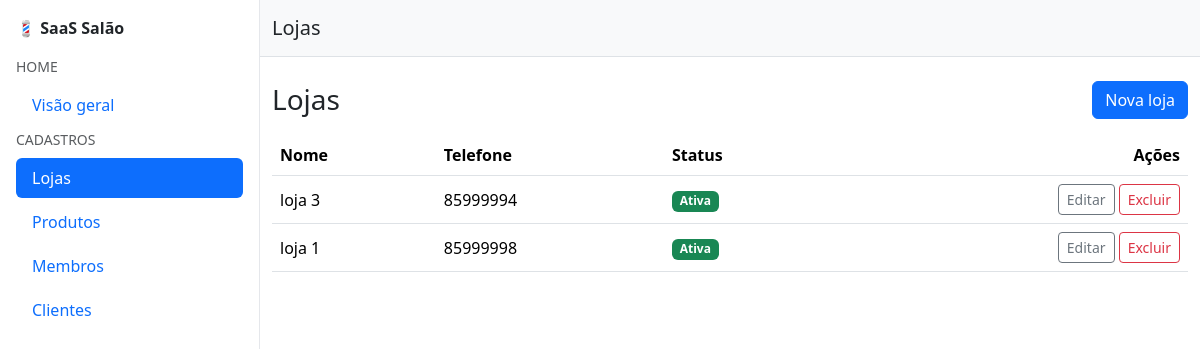
/cadastros/shops/ (signed in), run on an earlier commit of the app's database.
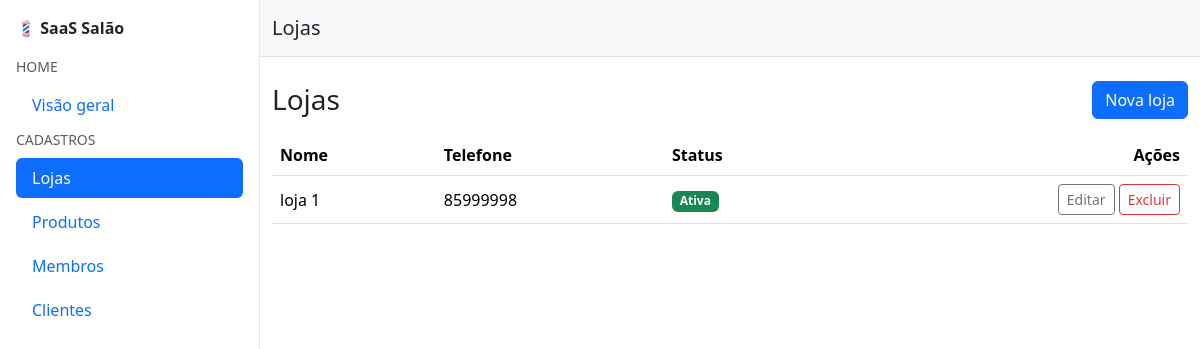
And on a later commit of the database.
### cadastros/models.py (models this page shows, shortened)
class Shop(TenantOwnedModel):
    name = models.CharField(max_length=120)
    phone = models.CharField(max_length=32, blank=True)
    address = models.CharField(max_length=255, blank=True)
    is_active = models.BooleanField(default=True)
    class Meta:
        unique_together = [("owner", "name")]
        indexes = [models.Index(fields=["owner", "is_active"])]

### cadastros/views.py (the view)
# urls.py: path("shops/", views.ShopListView.as_view(), name="shop_list"),
class ShopListView(OwnerQuerysetMixin, ListView):
    model = Shop
    template_name = "cadastros/shops/list.html"
    context_object_name = "shops"
    def get(self, request, *args, **kwargs):
        response = super().get(request, *args, **kwargs)
        if is_htmx(request) and request.GET.get("fragment") == "table":
            return render(request, "cadastros/shops/_table.html", {"shops": self.object_list})
        return response

### cadastros/mixins.py (called while the page is built)
def is_htmx(request):
    return request.headers.get("HX-Request") == "true"

    def get_queryset(self):
        qs = super().get_queryset()
        return qs.filter(owner=self.request.user)

### cadastros/templates/cadastros/shops/list.html
{% extends "base.html" %}
{% block header %}Lojas{% endblock %}
{% block content %}
<div class="container py-4">
  <div class="d-flex justify-content-between align-items-center mb-3">
    <h3 class="m-0">Lojas</h3>
    <a class="btn btn-primary"
       hx-get="{% url 'cadastros:shop_create' %}"
       hx-target="#appModalContent"
       hx-swap="innerHTML">Nova loja</a>
  </div>
  <div id="shops-table">
    {% include "cadastros/shops/_table.html" %}
  </div>
</div>
{% endblock %}

### cadastros/templates/cadastros/shops/_table.html
<table class="table table-hover align-middle">
  <thead>
    <tr>
      <th>Nome</th><th>Telefone</th><th>Status</th><th class="text-end">Ações</th>
    </tr>
  </thead>
  <tbody>
    {% for s in shops %}
      <tr>
        <td>{{ s.name }}</td>
        <td>{{ s.phone }}</td>
        <td>
          {% if s.is_active %}
            <span class="badge bg-success">Ativa</span>
          {% else %}
            <span class="badge bg-secondary">Inativa</span>
          {% endif %}
        </td>
        <td class="text-end">
          <a
            class="btn btn-sm btn-outline-secondary"
            hx-get="{% url 'cadastros:shop_update' s.pk %}"
            hx-target="#appModalContent"
            hx-swap="innerHTML"
          >Editar</a>
          <a
            class="btn btn-sm btn-outline-danger"
            hx-get="{% url 'cadastros:shop_delete' s.pk %}"
            hx-target="#appModalContent"
            hx-swap="innerHTML"
          >Excluir</a>
        </td>
      </tr>
    {% empty %}
      <tr><td colspan="4" class="text-center text-muted py-4">Nenhuma loja cadastrada.</td></tr>
    {% endfor %}
  </tbody>
</table>

What changed in the data, as far as the page shows it:
removed Shop: name "loja 3", phone "85999994", is_active "Ativa"
